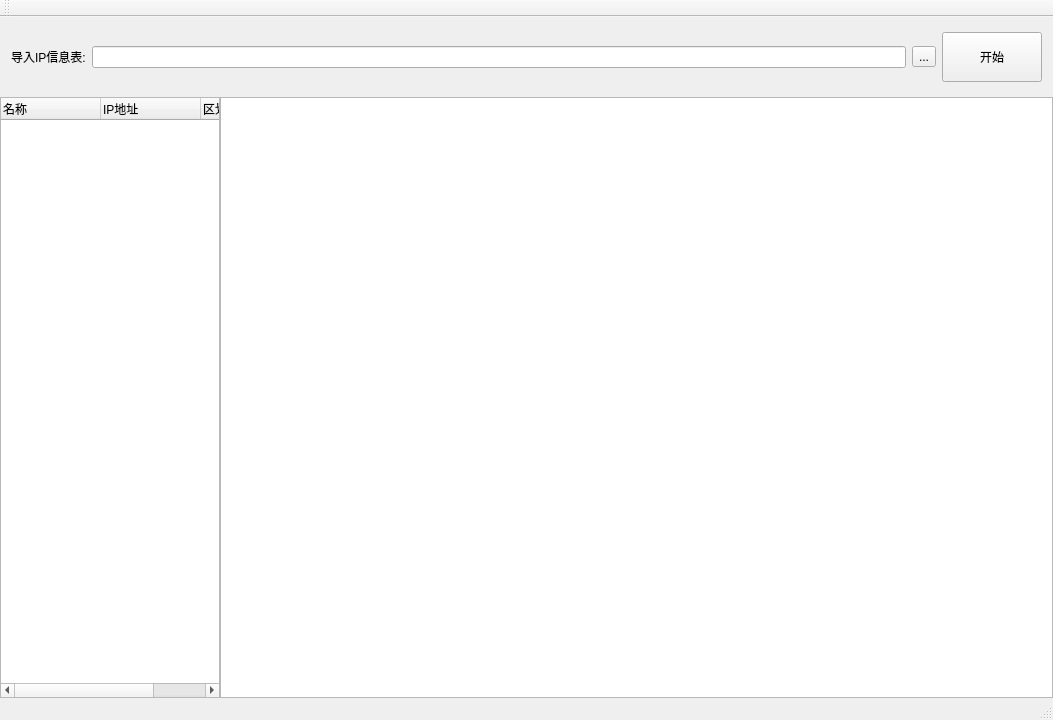
<?xml version="1.0" encoding="UTF-8"?>
<ui version="4.0">
 <class>MainWindow</class>
 <widget class="QMainWindow" name="MainWindow">
  <property name="geometry">
   <rect>
    <x>0</x>
    <y>0</y>
    <width>1053</width>
    <height>720</height>
   </rect>
  </property>
  <property name="windowTitle">
   <string>MainWindow</string>
  </property>
  <widget class="QWidget" name="centralWidget">
   <layout class="QVBoxLayout" name="verticalLayout">
    <property name="spacing">
     <number>0</number>
    </property>
    <property name="leftMargin">
     <number>0</number>
    </property>
    <property name="topMargin">
     <number>0</number>
    </property>
    <property name="rightMargin">
     <number>0</number>
    </property>
    <property name="bottomMargin">
     <number>0</number>
    </property>
    <item>
     <widget class="QWidget" name="widget" native="true">
      <property name="minimumSize">
       <size>
        <width>0</width>
        <height>80</height>
       </size>
      </property>
      <property name="maximumSize">
       <size>
        <width>16777215</width>
        <height>80</height>
       </size>
      </property>
      <layout class="QHBoxLayout" name="horizontalLayout_2">
       <item>
        <widget class="QLabel" name="label">
         <property name="text">
          <string>导入IP信息表:</string>
         </property>
        </widget>
       </item>
       <item>
        <widget class="QLineEdit" name="srcPathLineEdit"/>
       </item>
       <item>
        <widget class="QToolButton" name="chooseSrcToolButton">
         <property name="text">
          <string>...</string>
         </property>
        </widget>
       </item>
       <item>
        <widget class="QPushButton" name="mainStartBtn">
         <property name="minimumSize">
          <size>
           <width>100</width>
           <height>50</height>
          </size>
         </property>
         <property name="maximumSize">
          <size>
           <width>100</width>
           <height>16777215</height>
          </size>
         </property>
         <property name="text">
          <string>开始</string>
         </property>
        </widget>
       </item>
      </layout>
     </widget>
    </item>
    <item>
     <widget class="QWidget" name="widget_2" native="true">
      <layout class="QHBoxLayout" name="horizontalLayout">
       <property name="spacing">
        <number>0</number>
       </property>
       <property name="leftMargin">
        <number>0</number>
       </property>
       <property name="topMargin">
        <number>0</number>
       </property>
       <property name="rightMargin">
        <number>0</number>
       </property>
       <property name="bottomMargin">
        <number>0</number>
       </property>
       <item>
        <widget class="QWidget" name="widget_3" native="true">
         <property name="maximumSize">
          <size>
           <width>220</width>
           <height>16777215</height>
          </size>
         </property>
         <layout class="QVBoxLayout" name="verticalLayout_2">
          <property name="spacing">
           <number>0</number>
          </property>
          <property name="leftMargin">
           <number>0</number>
          </property>
          <property name="topMargin">
           <number>0</number>
          </property>
          <property name="rightMargin">
           <number>0</number>
          </property>
          <property name="bottomMargin">
           <number>0</number>
          </property>
         </layout>
        </widget>
       </item>
       <item>
        <widget class="QTreeWidget" name="DeviceTreeWidget">
         <property name="minimumSize">
          <size>
           <width>220</width>
           <height>0</height>
          </size>
         </property>
         <property name="maximumSize">
          <size>
           <width>220</width>
           <height>16777215</height>
          </size>
         </property>
         <column>
          <property name="text">
           <string>名称</string>
          </property>
         </column>
         <column>
          <property name="text">
           <string>IP地址</string>
          </property>
         </column>
         <column>
          <property name="text">
           <string>区划代码</string>
          </property>
         </column>
        </widget>
       </item>
       <item>
        <widget class="QWidget" name="widget_4" native="true">
         <layout class="QVBoxLayout" name="verticalLayout_3">
          <property name="spacing">
           <number>0</number>
          </property>
          <property name="leftMargin">
           <number>0</number>
          </property>
          <property name="topMargin">
           <number>0</number>
          </property>
          <property name="rightMargin">
           <number>0</number>
          </property>
          <property name="bottomMargin">
           <number>0</number>
          </property>
          <item>
           <widget class="QTableView" name="deviceInfoTableView"/>
          </item>
         </layout>
        </widget>
       </item>
      </layout>
     </widget>
    </item>
   </layout>
  </widget>
  <widget class="QMenuBar" name="menuBar">
   <property name="geometry">
    <rect>
     <x>0</x>
     <y>0</y>
     <width>1053</width>
     <height>23</height>
    </rect>
   </property>
  </widget>
  <widget class="QToolBar" name="mainToolBar">
   <attribute name="toolBarArea">
    <enum>TopToolBarArea</enum>
   </attribute>
   <attribute name="toolBarBreak">
    <bool>false</bool>
   </attribute>
  </widget>
  <widget class="QStatusBar" name="statusBar"/>
 </widget>
 <layoutdefault spacing="6" margin="11"/>
 <resources/>
 <connections/>
</ui>
